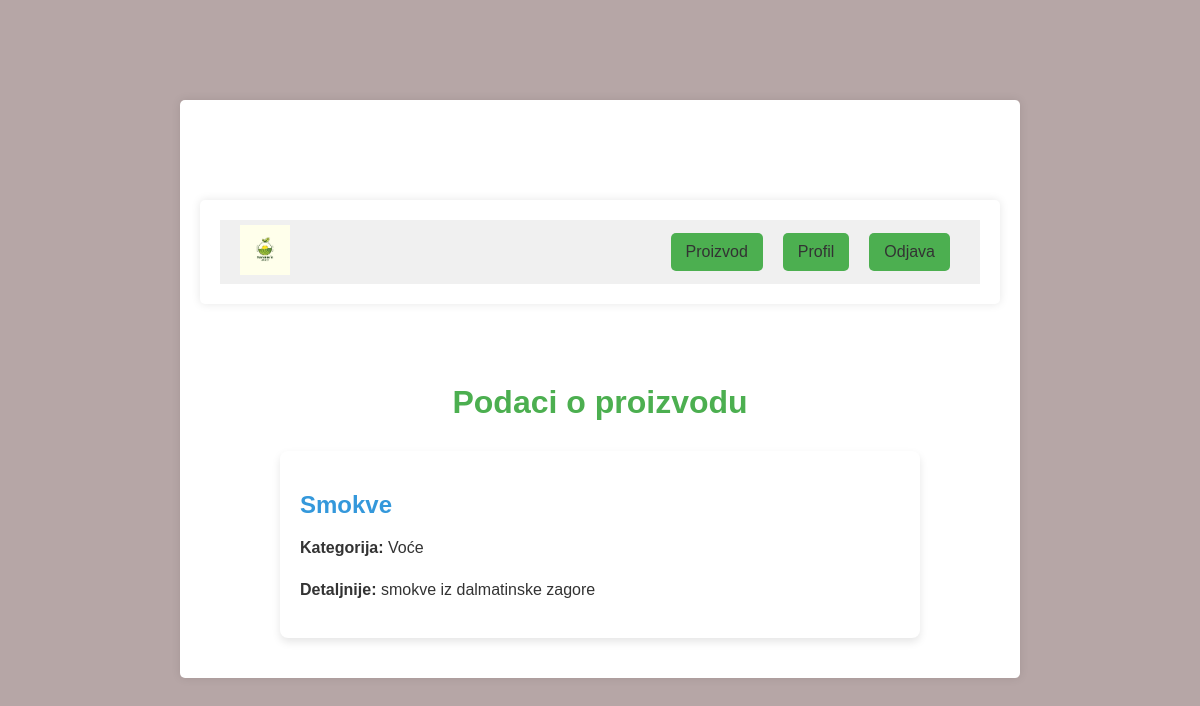
The page /product/18/ (signed in) on the database its author committed.
### farmapp/models.py (models this page shows, shortened)
class Product(models.Model):
    CATEGORY_CHOICES = [
        ('milk_product', 'Mliječni proizvodi'),
        ('fruit_product', 'Voće'),
        ('vegetables_product', 'Povrće'),
    ]
    farm = models.ForeignKey(Farm, on_delete=models.CASCADE)
    name = models.CharField(max_length=100)
    category = models.CharField(max_length=20, choices=CATEGORY_CHOICES)
    detail = models.TextField()

### farmapp/views.py (the view)
# urls.py: path('product/<int:product_id>/', views.product_details, name='product_details'),
@login_required
def product_details(request, product_id):
    product = get_object_or_404(Product, id=product_id)
    return render(request, 'farmapp/product_details.html', {'product': product})

### farmapp/templates/farmapp/product_details.html (shortened to what this page needs)
{% extends 'farmapp/main.html' %}
{% load static %}
{% block site_css %}<link rel="stylesheet" href="{% static 'farmapp/product_details.css' %}">{% endblock %}
{% block content %}
{% include 'farmapp/header.html' %}
<body>
    <h1 class="proddetail_title">Podaci o proizvodu</h1>
    <div class="proddetail">
        <h2 class="proddetail__prod">{{ product.name }}</h2>
        <p class="proddetail__category"><strong>Kategorija:</strong> {{ product.get_category_display }}</p>
        <p class="proddetail__detail"><strong>Detaljnije:</strong> {{ product.detail }}</p>
    </div>
</body>
</html>
{% endblock %}

### farmapp/static/farmapp/main.css (style rules this page uses)
body { background-color: rgb(182, 166, 166); }

### farmapp/static/farmapp/product_details.css (style rules this page uses)
:root { --primary-color: #4CAF50; --secondary-color: #3498db; --text-color: #333; --background-color: #f0f0f0; --font-family: 'Arial', sans-serif; }
body { font-family: var(--font-family); background-color: var(--background-color); margin: 0; padding: 20px; }
.proddetail_title { color: var(--primary-color); text-align: center; margin-bottom: 30px; }
.proddetail { background-color: white; border-radius: 8px; box-shadow: 0 4px 8px rgba(0, 0, 0, 0.1); padding: 20px; margin: 20px auto; max-width: 600px; }
.proddetail__prod { color: var(--secondary-color); margin-bottom: 15px; }
.proddetail__category, .proddetail__detail { color: var(--text-color); line-height: 1.6; }
.proddetail strong { font-weight: bold; }

### farmapp/static/farmapp/header.css (style rules this page uses)
:root { --primary-color: #4CAF50; --text-color: #333; --font-family: 'Arial', sans-serif; }

### rows shown on the page
Product: name "Smokve", category "Voće", detail "smokve iz dalmatinske zagore"
